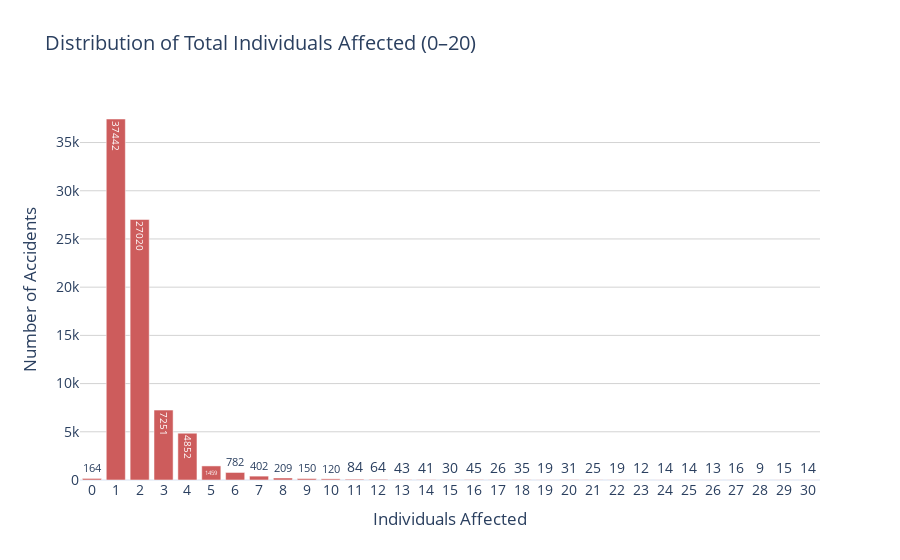

Notebook source saved alongside this figure:
### Markdown cell above
3. `total_individuals_affected`: *How many individuals are typically affected in aircraft accidents?
This variable captures the total number of people involved per incident, aggregating fatalities, serious injuries, minor injuries, and uninjured individuals making it a critical measure of impact severity.*

### Code cell
top_counts = (
    us_data['total_individuals_affected']
    .value_counts()
    .sort_index()
    .reset_index()
)
top_counts.columns = ['total_individuals_affected', 'count']
top_counts = top_counts[top_counts['total_individuals_affected'] <= 30]

fig = px.bar(
    top_counts,
    x='total_individuals_affected',
    y='count',
    title='Distribution of Total Individuals Affected (0–20)',
    labels={
        'total_individuals_affected': 'Individuals Affected',
        'count': 'Number of Accidents'
    },
    color_discrete_sequence=['indianred'],
    text='count'
)

fig.update_layout(
    template='plotly_white',
    font=dict(size=14),
    xaxis=dict(dtick=1),
    yaxis_gridcolor='lightgrey'
)
fig.show()

### Figure 1 — Plotly figure (JSON) as saved in the notebook; plotly's stock layout.template omitted (floating-point values rounded to 4 significant figures)
{"data": [{"hovertemplate": "Individuals Affected=%{x}<br>Number of Accidents=%{text}<extra></extra>", "legendgroup": "", "marker": {"color": "indianred", "pattern": {"shape": ""}}, "name": "", "orientation": "v", "showlegend": false, "text": [164.0, 37440.0, 27020.0, 7251.0, 4852.0, 1459.0, 782.0, 402.0, 209.0, 150.0, 120.0, 84.0, 64.0, 43.0, 41.0, 30.0, 45.0, 26.0, 35.0, 19.0, 31.0, 25.0, 19.0, 12.0, 14.0, 14.0, 13.0, 16.0, 9.0, 15.0, 14.0], "textposition": "auto", "type": "bar", "x": [0.0, 1.0, 2.0, 3.0, 4.0, 5.0, 6.0, 7.0, 8.0, 9.0, 10.0, 11.0, 12.0, 13.0, 14.0, 15.0, 16.0, 17.0, 18.0, 19.0, 20.0, 21.0, 22.0, 23.0, 24.0, 25.0, 26.0, 27.0, 28.0, 29.0, 30.0], "xaxis": "x", "y": [164, 37442, 27020, 7251, 4852, 1459, 782, 402, 209, 150, 120, 84, 64, 43, 41, 30, 45, 26, 35, 19, 31, 25, 19, 12, 14, 14, 13, 16, 9, 15, 14], "yaxis": "y"}], "layout": {"barmode": "relative", "font": {"size": 14}, "legend": {"tracegroupgap": 0}, "title": {"text": "Distribution of Total Individuals Affected (0–20)"}, "xaxis": {"anchor": "y", "domain": [0, 1], "dtick": 1, "title": {"text": "Individuals Affected"}}, "yaxis": {"anchor": "x", "domain": [0, 1], "gridcolor": "lightgrey", "title": {"text": "Number of Accidents"}}}}
